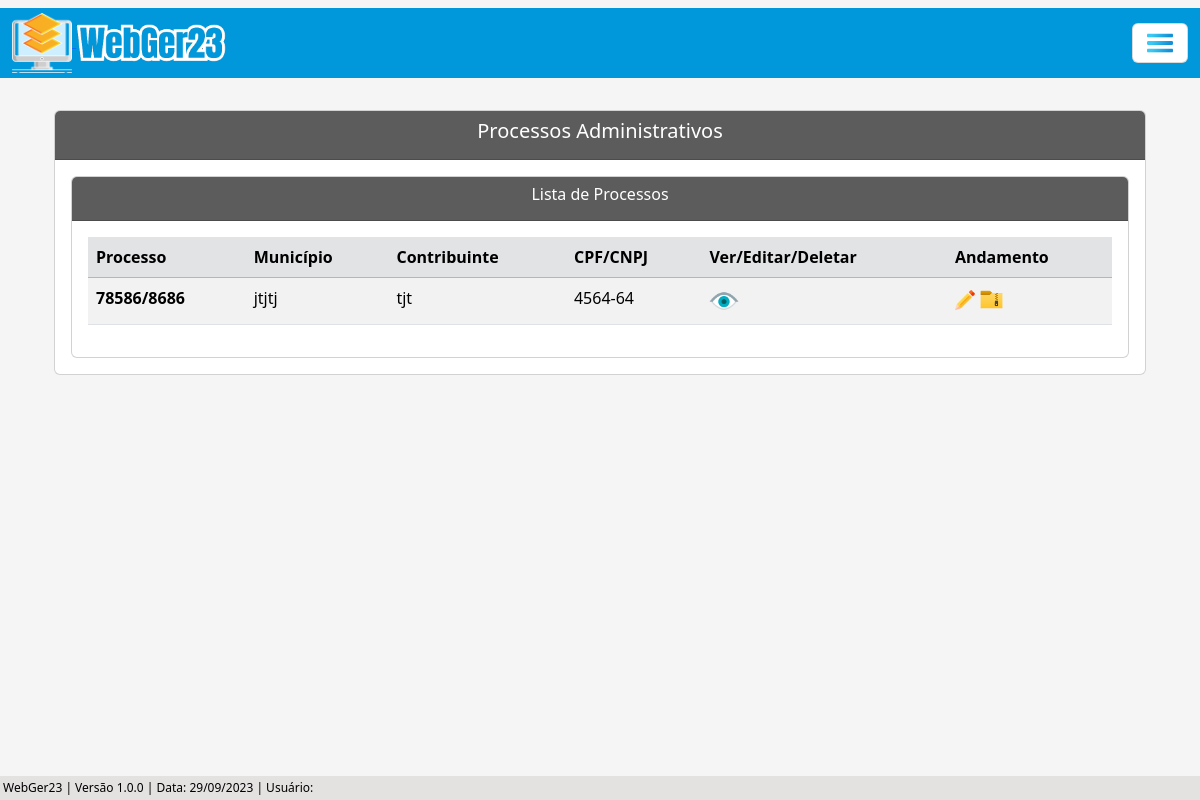
The page /listar/processo-adm/ on the database its author committed.
### processo/models.py (models this page shows, shortened)
class Base(models.Model): # Classe base, será herdada pelas outras classes
    data_criacao = models.DateField('data_criação', auto_now_add=True)
    data_alteracao = models.DateField('Alterado', auto_now=True)
    ativo = models.BooleanField('Ativo?', default=True)
    class Meta:
        abstract = True

class ProcessoAdm(Base):
    tipo_pessoas = (
        ('Física', 'Física'), ('Jurídica', 'Jurídica'),
    )
    criador_processo_adm = models.ForeignKey(get_user_model(), verbose_name='Usuário Criador', on_delete=models.CASCADE) # Usuário que criou o processo, utilizando chave primária com o get_user_model do django, para utilizar o usuário logado automaticamente
    numero = models.CharField(unique=True, verbose_name='N°', max_length=10) # Número do processo
    municipio = models.CharField(max_length=50, verbose_name='Município') # Município
    uf = models.CharField(max_length=2) # UF
    data_inicial = models.DateField(blank=True, null=True) # Data Inicial do Período do processo
    data_final = models.DateField(blank=True, null=True) # Data final do Período do processo
    data_div_ativa = models.DateField(blank=True, null=True) # Data dívida ativa
    valor_atributo = models.CharField(max_length=14, blank=True, null=True)  # Valor do atributo
    valor_multa = models.CharField(max_length=14, blank=True, null=True) # Valor da multa
    valor_credito = models.CharField(max_length=14, blank=True, null=True) # Valor do crédito
    valor_atualizado = models.CharField(max_length=14, blank=True, null=True) # Valor do atualizado
    data_valor_atualizado = models.DateField(blank=True, null=True) # Data valor atualizado
    nome_contribuinte = models.CharField(max_length=50)  # Nome / Razão Social
    tipo_pessoa = models.CharField(max_length=50, choices=tipo_pessoas) # Física / Jurídica
    documento = models.CharField(max_length=20, verbose_name='CPF/CNPJ', unique=True) # CPF / CNPJ
    nome_fantasia = models.CharField(max_length=50, blank=True, null=True) # Nome Fantasia
    email = models.EmailField(max_length=50, blank=True, null=True) # E-mail
    endereco = models.CharField(max_length=150) # Rua
    complemento = models.CharField(max_length=50, blank=True, null=True) # Complemento
    municipio_contribuinte = models.CharField(max_length=50, blank=True, null=True) # Município Contribuinte
    uf_contribuinte = models.CharField(max_length=2, verbose_name='UF', blank=True, null=True) # UF Contribuinte
    cep = models.CharField(max_length=10, blank=True, null=True) # CEP
    telefone = models.CharField(max_length=20, blank=True, null=True) # Telefone
    celular = models.CharField(max_length=20, blank=True, null=True) # Celular

### processo/views.py (the view)
# urls.py: path('listar/processo-adm/', ProcessoAdmList.as_view(), name='proc-adm-list'),
class ProcessoAdmList(ListView):
    model = ProcessoAdm
    template_name = 'processos/lists/processo_adm_list.html'

### processo/templates/processos/lists/processo_adm_list.html (shortened to what this page needs)
{% extends 'index.html' %}
{% load static %}
{% block conteudo %}
    <div class="container p-4">
        <div class="card">
            <div class="card-header text-white" style="background-color: #5c5c5c;">
                <h5 style="text-align: center;">Processos Administrativos</h5>
            </div>
            <div class="card-body">
                <div class="card">
                    <div class="card-header text-white" style="background-color: #5c5c5c;; text-align: center;">
                    <h6>Lista de Processos</h6>
                    </div>
                    <div class="card-body">
                        <div class="table-responsive">
                            <table class="table table-striped" id="tabela-listar">
                                <thead>
                                    <tr class="table-secondary">
                                        <th>Processo</th>
                                        <th>Município</th>
                                        <th>Contribuinte</th>
                                        <th>CPF/CNPJ</th>
                                        <th>Ver/Editar/Deletar</th>
                                        <th>Andamento</th>
                                    </tr>
                                </thead>
                                <tbody>
                                    {% for processo in object_list %}
                                    <tr>
                                        <td><b>{{ processo.numero }}</b></td>
                                        <td>{{ processo.municipio }}</td>
                                        <td>{{ processo.nome_contribuinte }}</td>
                                        <td>{{ processo.documento }}</td>
                                            <td>
                                                <a href="{% url 'proc-adm-view' processo.pk %}"><img src="{% static 'img/olho3.png' %}" width="30"></i></a>
                                            </td>
                                        <td>
                                            <a href="{% url 'andamento-adm-list-update' processo.pk %}"><img src="{% static 'img/botao-editar.png' %}" width="20"></a>
                                            <a href="{% url 'andamento-adm-list' processo.pk %}"><img src="{% static 'img/arquivo.png' %}" width="25"></a>
                                        </td>
                                    </tr>
                                    {% endfor %}
                                </tbody>
                            </table>
                        </div>
                    </div>
                </div>
            </div>
        </div>
    </div>
    <br>
    {% endblock %}

### core/static/css/estilos.css (style rules this page uses)
body { background-color: whitesmoke; margin: 0; padding: 0; display: flex; flex-direction: column; min-height: 100vh; position: relative; }

### rows shown on the page
ProcessoAdm: numero "78586/8686", municipio "jtjtj", nome_contribuinte "tjt", documento "4564-64"
